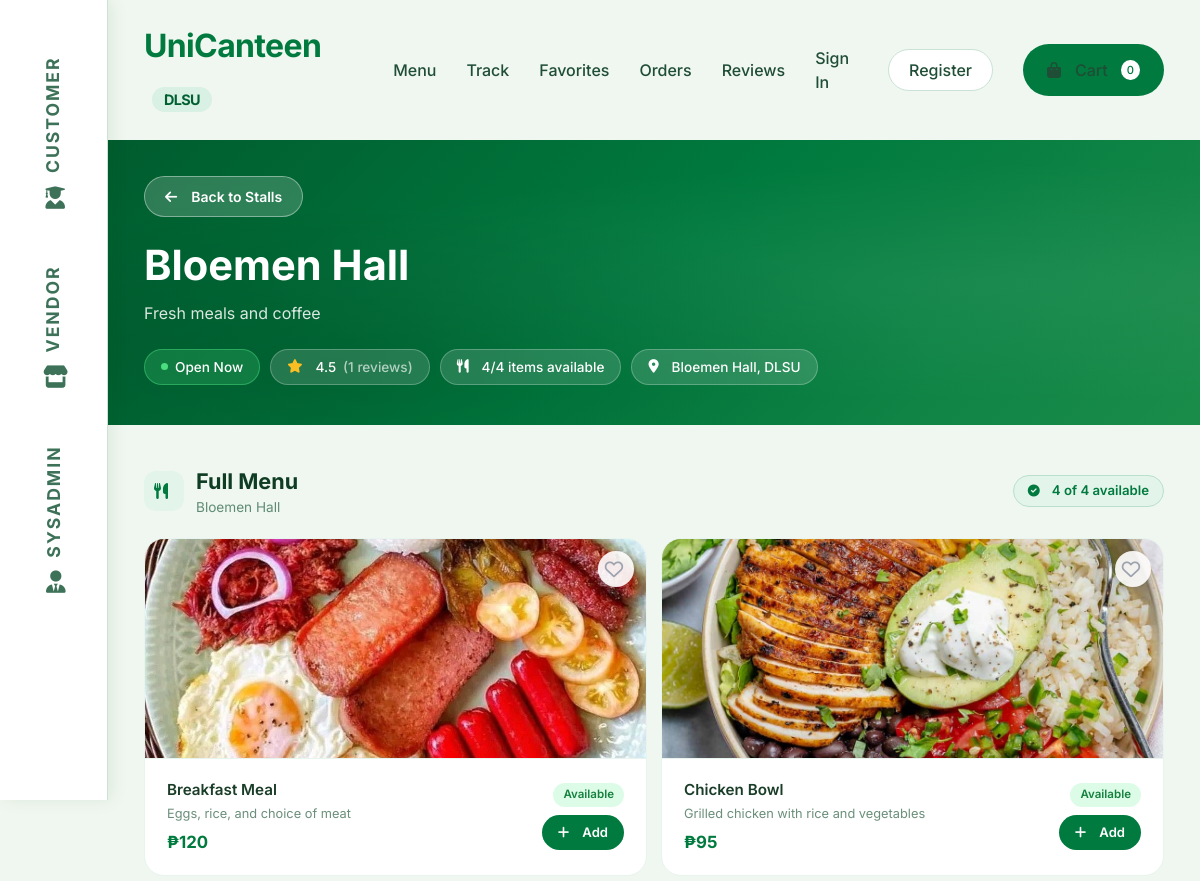
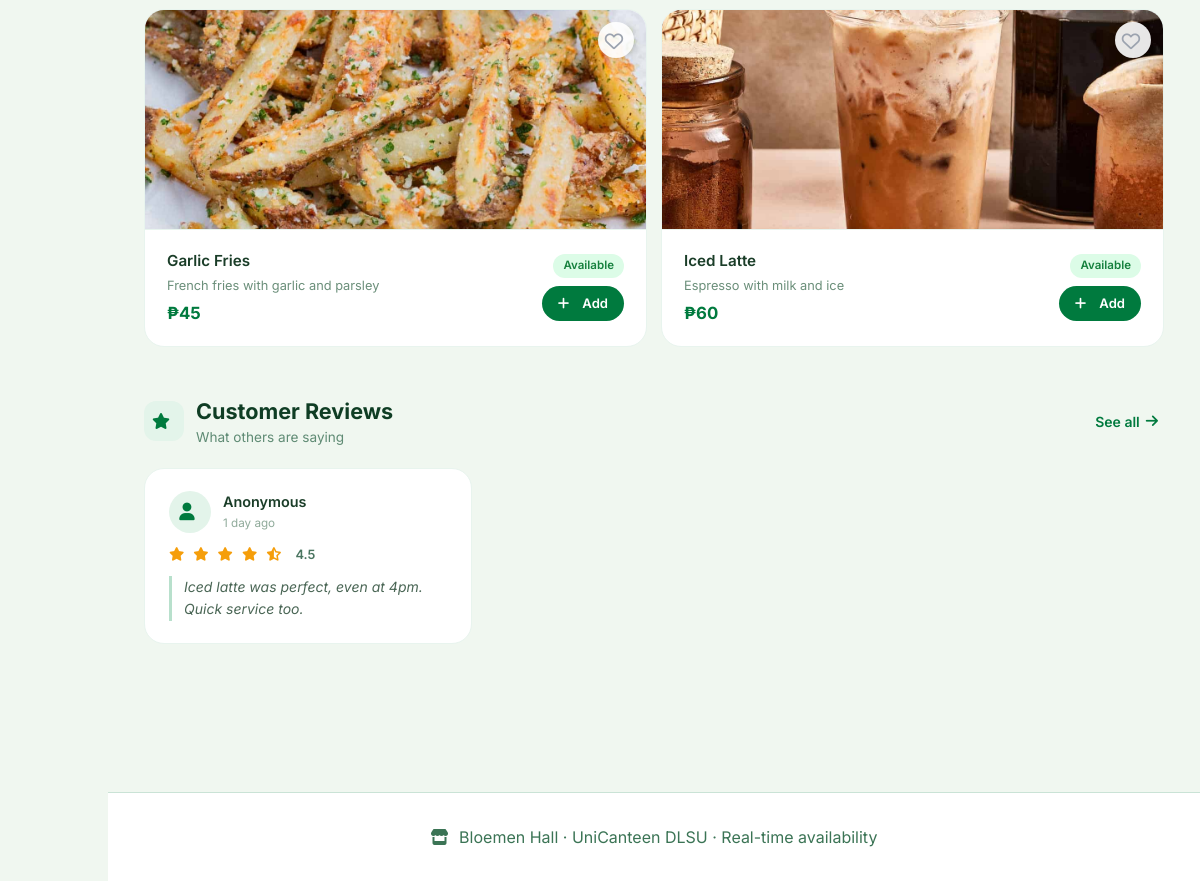
The page /index.php?page=restaurant&id=1 on the database as committed earlier (2 pictures, top to bottom).
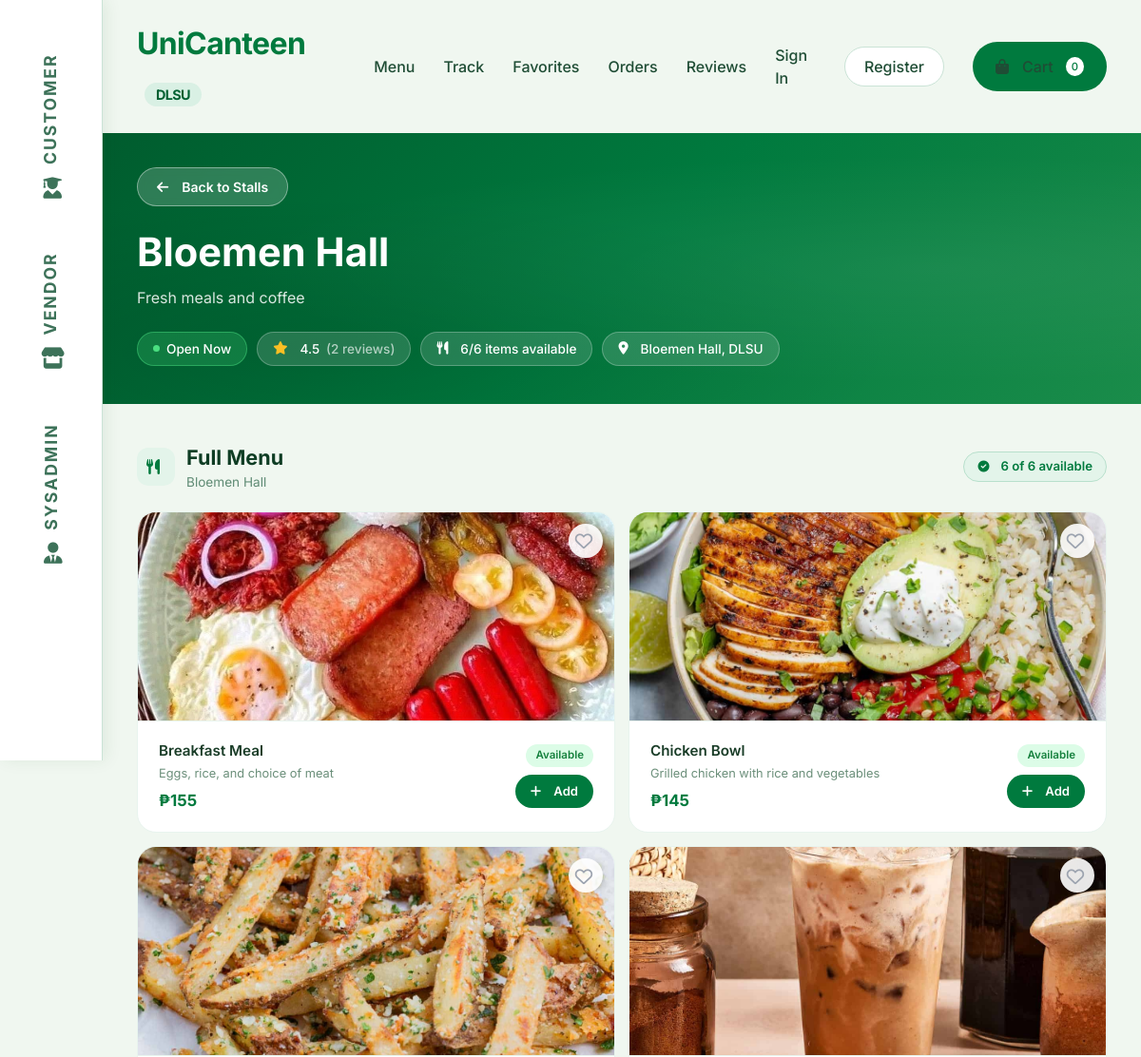
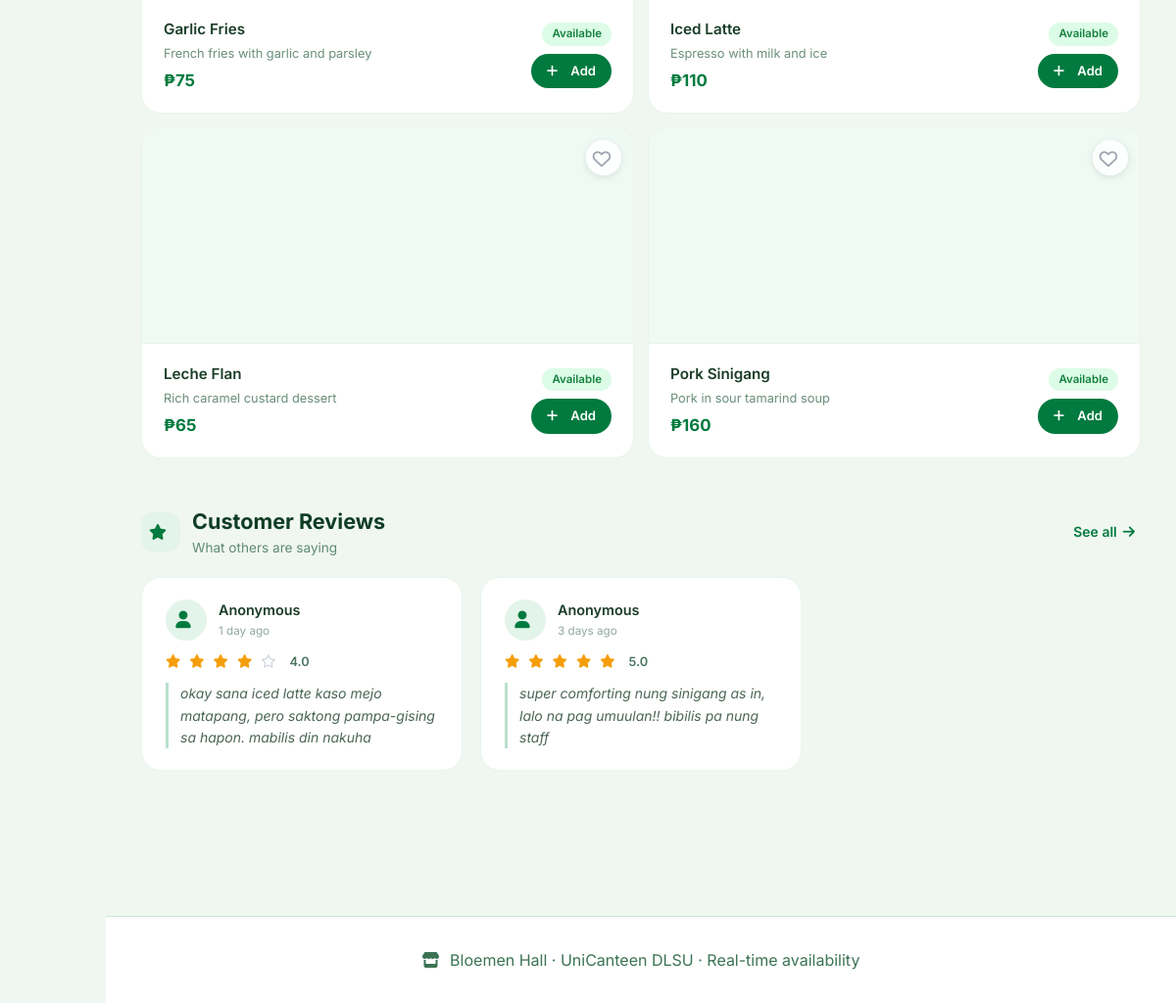
The same page on the database as committed later (2 pictures, top to bottom).
### tables this page shows
CREATE TABLE Restaurants (
    ID INT PRIMARY KEY AUTO_INCREMENT,
    name VARCHAR(60) NOT NULL,
    address VARCHAR(100),
    description TEXT,
    logo_url VARCHAR(255),
    owner_ID INT,
    is_open BOOLEAN DEFAULT TRUE,
    created_at TIMESTAMP DEFAULT CURRENT_TIMESTAMP,
    FOREIGN KEY (owner_ID) REFERENCES Users(ID)
);

CREATE TABLE Items (
    ID INT PRIMARY KEY AUTO_INCREMENT,
    name VARCHAR(60) NOT NULL,
    description TEXT,
    price DECIMAL(10, 2) NOT NULL,
    image_url VARCHAR(255),
    isAvailable BOOLEAN DEFAULT TRUE,
    restaurant_ID INT,
    created_at TIMESTAMP DEFAULT CURRENT_TIMESTAMP,
    FOREIGN KEY (restaurant_ID) REFERENCES Restaurants(ID) ON DELETE CASCADE
);

CREATE TABLE Ratings (
    ID INT PRIMARY KEY AUTO_INCREMENT,
    restaurant_ID INT,
    order_ID INT UNIQUE,
    rating DECIMAL(3, 2) CHECK (rating BETWEEN 1.0 AND 5.0),
    review TEXT,
    is_anonymous BOOLEAN DEFAULT FALSE,
    timestamp TIMESTAMP DEFAULT CURRENT_TIMESTAMP,
    FOREIGN KEY (restaurant_ID) REFERENCES Restaurants(ID) ON DELETE CASCADE,
    FOREIGN KEY (order_ID) REFERENCES Orders(ID) ON DELETE CASCADE
);

### frontend/restaurant.php (the view, shortened to what the rows shown need)
<?php
require_once __DIR__ . '/../config/config.php';
$restaurant_id = intval($_GET['id']);
$db = Database::getInstance()->getConnection();
$restaurantQuery = "SELECT
    r.*,
    COALESCE(AVG(rt.rating), 0) as avg_rating,
    COUNT(DISTINCT rt.ID) as rating_count,
    (SELECT COUNT(*) FROM Items WHERE restaurant_ID = r.ID AND isAvailable = TRUE) as available_items_count,
    (SELECT COUNT(*) FROM Items WHERE restaurant_ID = r.ID) as total_items_count
    FROM Restaurants r
    LEFT JOIN Ratings rt ON r.ID = rt.restaurant_ID
    WHERE r.ID = ?
    GROUP BY r.ID";
$stmt = $db->prepare($restaurantQuery);
$stmt->bind_param("i", $restaurant_id);
$stmt->execute();
$restaurantResult = $stmt->get_result();
$restaurant = $restaurantResult->fetch_assoc();
$itemsQuery = "SELECT * FROM Items WHERE restaurant_ID = ? ORDER BY isAvailable DESC, name";
$stmt = $db->prepare($itemsQuery);
$stmt->bind_param("i", $restaurant_id);
$stmt->execute();
$itemsResult = $stmt->get_result();
$reviewsQuery = "SELECT
    rt.*,
    u.full_name as reviewer_name
    FROM Ratings rt
    LEFT JOIN Orders o ON rt.order_ID = o.ID
    LEFT JOIN Users u ON o.customer_ID = u.ID
    WHERE rt.restaurant_ID = ?
    ORDER BY rt.timestamp DESC
    LIMIT 6";
$stmt = $db->prepare($reviewsQuery);
$stmt->bind_param("i", $restaurant_id);
$stmt->execute();
$reviewsResult = $stmt->get_result();
$cart_items_count = 0;
$userFavorites = [];
?>
<!DOCTYPE html>
<html lang="en">
<head>
    <link rel="stylesheet" href="https://cdnjs.cloudflare.com/ajax/libs/font-awesome/6.0.0-beta3/css/all.min.css">
    <link rel="stylesheet" href="<?php echo url('assets/styles.css'); ?>">
</head>
<body>
    <div class="main-content">
        <section class="page-section">
            <div class="wrapper">
                <nav class="customer-nav">
                    <a href="<?php echo url('index.php?page=customer'); ?>" class="logo">UniCanteen <span>DLSU</span></a>
                    <div class="customer-nav-links">
                        <a href="<?php echo url('index.php?page=customer'); ?>#menu">Menu</a>
                        <a href="<?php echo url('index.php?page=customer'); ?>#track">Track</a>
                        <a href="<?php echo url('index.php?page=favorites'); ?>">Favorites</a>
                        <a href="<?php echo url('index.php?page=orders'); ?>">Orders</a>
                        <a href="<?php echo url('index.php?page=reviews'); ?>">Reviews</a>
                        <?php if (isset($_SESSION['user_id'])): ?>
                            <a
                                href="<?php echo url('index.php?page=profile'); ?>"><?php echo htmlspecialchars(explode(' ', $_SESSION['user_name'] ?? 'Profile')[0]); ?></a>
                            <a href="<?php echo url('index.php?page=logout'); ?>" class="btn-outline">Logout</a>
                        <?php else: ?>
                            <a href="<?php echo url('index.php?page=login'); ?>">Sign In</a>
                            <a href="<?php echo url('index.php?page=register'); ?>" class="btn-outline">Register</a>
                        <?php endif; ?>
                        <a href="<?php echo url('index.php?page=cart'); ?>" class="btn-primary">
                            <i class="fas fa-bag-shopping"></i> Cart
                            <span class="cart-count"><?php echo $cart_items_count; ?></span>
                        </a>
                    </div>
                </nav>
            </div>
            <div class="r-hero">
                <div class="r-hero-inner">
                    <div class="wrapper">
                        <div>
                            <a href="<?php echo url('index.php?page=customer'); ?>#menu" class="btn-back">
                                <i class="fas fa-arrow-left"></i> Back to Stalls
                            </a>
                        </div>
                        <div class="r-hero-row">
                            <div>
                                <h1><?php echo htmlspecialchars($restaurant['name']); ?></h1>
                                <?php if ($restaurant['description']): ?>
                                    <p class="r-hero-desc"><?php echo htmlspecialchars($restaurant['description']); ?></p>
                                <?php endif; ?>
                                <div class="hero-pills">
                                    <span
                                        class="h-pill <?php echo $restaurant['is_open'] ? 'pill-open' : 'pill-closed'; ?>">
                                        <span class="dot"></span>
                                        <?php echo $restaurant['is_open'] ? 'Open Now' : 'Closed'; ?>
                                    </span>
                                    <span class="h-pill">
                                        <i class="fas fa-star" style="color:#fbbf24;"></i>
                                        <?php echo number_format($restaurant['avg_rating'], 1); ?>
                                        <span style="opacity:0.65;">(<?php echo $restaurant['rating_count']; ?>
                                            reviews)</span>
                                    </span>
                                    <span class="h-pill">
                                        <i class="fas fa-utensils"></i>
                                        <?php echo $restaurant['available_items_count']; ?>/<?php echo $restaurant['total_items_count']; ?>
                                        items available
                                    </span>
                                    <?php if ($restaurant['address']): ?>
                                        <span class="h-pill">
                                            <i class="fas fa-map-marker-alt"></i>
                                            <?php echo htmlspecialchars($restaurant['address']); ?>
                                        </span>
                                    <?php endif; ?>
                                </div>
                            </div>
                        </div>
                    </div>
                </div>
            </div>
            <div class="r-body">
                <div class="wrapper">
                    <div class="sec-header">
                        <div class="sec-header-icon"><i class="fas fa-utensils"></i></div>
                        <div>
                            <h2>Full Menu</h2>
                            <p class="sec-subtitle"><?php echo $restaurant['name']; ?></p>
                        </div>
                        <div class="sec-header-end">
                            <span class="availability-pill">
                                <i class="fas fa-circle-check" style="font-size:0.75rem;"></i>
                                <?php echo $restaurant['available_items_count']; ?> of
                                <?php echo $restaurant['total_items_count']; ?> available
                            </span>
                        </div>
                    </div>
                    <div class="menu-grid-2col">
                        <?php
                        $itemsResult->data_seek(0);
                        while ($item = $itemsResult->fetch_assoc()):
                            $isAvailable = ($item['isAvailable'] == 1 || $item['isAvailable'] === '1' || $item['isAvailable'] === true);
                            $isFav = in_array($item['ID'], $userFavorites);
                            ?>
                            <div class="menu-card <?php echo !$isAvailable ? 'sold-out-card' : ''; ?>" style="position:relative;">
                                <button class="fav-btn" data-item-id="<?php echo $item['ID']; ?>"
                                        style="position:absolute; top:12px; right:12px; z-index:10; background:rgba(255,255,255,0.9); border:none; border-radius:50%; width:36px; height:36px; display:flex; align-items:center; justify-content:center; cursor:pointer; box-shadow:0 2px 8px rgba(0,0,0,0.1); color: <?php echo $isFav ? '#dc2626' : '#9ca3af'; ?>; transition: transform 0.2s, color 0.2s; font-size:1.15rem;">
                                    <i class="<?php echo $isFav ? 'fas' : 'far'; ?> fa-heart" style="transform: translate(1px, 1px);"></i>
                                </button>
                                <?php if (!empty($item['image_url'])): ?>
                                    <img src="<?php echo htmlspecialchars(url($item['image_url'])); ?>"
                                        alt="<?php echo htmlspecialchars($item['name']); ?>" class="menu-card-img">
                                <?php else: ?>
                                    <div class="menu-card-icon">
                                    </div>
                                <?php endif; ?>
                                <div class="menu-card-info-row">
                                    <div class="menu-card-body">
                                        <div class="menu-card-name"><?php echo htmlspecialchars($item['name']); ?></div>
                                        <?php if ($item['description']): ?>
                                            <div class="menu-card-desc"><?php echo htmlspecialchars($item['description']); ?>
                                            </div>
                                        <?php endif; ?>
                                        <div class="menu-card-price" style="margin-top:6px;">
                                            ₱<?php echo number_format($item['price'], 0); ?></div>
                                    </div>
                                    <div class="menu-card-actions">
                                        <span class="avail-tag-small <?php echo $isAvailable ? 'yes' : 'no'; ?>">
                                            <?php echo $isAvailable ? 'Available' : 'Sold Out'; ?>
                                        </span>
                                        <?php if (!$restaurant['is_open']): ?>
                                            <span class="btn-store-closed">
                                                <i class="fas fa-lock"></i> Store Closed
                                            </span>
                                        <?php elseif ($isAvailable): ?>
                                            <a href="<?php echo url('index.php?page=restaurant&id=' . $restaurant_id . '&add_to_cart=' . $item['ID']); ?>"
                                                class="btn-add" id="cart-btn-<?php echo $item['ID']; ?>">
                                                <i class="fas fa-plus"></i> Add
                                            </a>
                                        <?php else: ?>
                                            <span class="btn-sold">
                                                <i class="fas fa-times"></i> Sold Out
                                            </span>
                                        <?php endif; ?>
                                    </div>
                                </div>
                            </div>
                        <?php endwhile; ?>
                    </div>
                    <div class="sec-header" id="reviews">
                        <div class="sec-header-icon"><i class="fas fa-star"></i></div>
                        <div>
                            <h2>Customer Reviews</h2>
                            <p class="sec-subtitle">What others are saying</p>
                        </div>
                        <div class="sec-header-end">
                            <a href="<?php echo url('index.php?page=reviews'); ?>"
                                style="color:#007a3e; font-weight:600; font-size:0.875rem; text-decoration:none; display:flex; align-items:center; gap:6px;">
                                See all <i class="fas fa-arrow-right"></i>
                            </a>
                        </div>
                    </div>
                    <div class="reviews-grid-local">
                        <?php
                        $reviewsResult->data_seek(0);
                        if ($reviewsResult->num_rows > 0):
                            while ($review = $reviewsResult->fetch_assoc()):
                                ?>
                                <div class="rev-card">
                                    <div class="rev-top">
                                        <div class="rev-avatar">
                                            <i class="fas fa-user"></i>
                                        </div>
                                        <div>
                                            <div class="rev-name">
                                                <?php echo htmlspecialchars($review['reviewer_name'] ?? 'Anonymous'); ?>
                                            </div>
                                            <div class="rev-time"><?php echo getTimeAgo($review['timestamp']); ?></div>
                                        </div>
                                    </div>
                                    <div class="rev-stars">
                                        <?php
                                        $rating = $review['rating'];
                                        for ($i = 1; $i <= 5; $i++):
                                            if ($i <= floor($rating)): ?>
                                                <i class="fas fa-star"></i>
                                            <?php elseif ($i - 0.5 <= $rating): ?>
                                                <i class="fas fa-star-half-alt"></i>
                                            <?php else: ?>
                                                <i class="far fa-star" style="color:#d1d5db;"></i>
                                            <?php endif;
                                        endfor; ?>
                                        <span><?php echo number_format($rating, 1); ?></span>
                                    </div>
                                    <?php if ($review['review']): ?>
                                        <div class="rev-text"><?php echo htmlspecialchars(html_entity_decode($review['review'], ENT_QUOTES, 'UTF-8')); ?></div>
                                    <?php endif; ?>
                                </div>
                                <?php
                            endwhile;
                        endif; ?>
                    </div>
                </div>
            </div>
            <footer class="footer-note">
                <i class="fas fa-store"></i>
                <?php echo htmlspecialchars($restaurant['name']); ?> · UniCanteen DLSU · Real-time availability
            </footer>
        </section>
    </div>
</body>
</html>

Rows that differ between the two databases and show on the page:
changed items "Breakfast Meal": price "120" → "155"
changed items "Chicken Bowl": price "95" → "145"
changed items "Garlic Fries": price "45" → "75"
changed items "Iced Latte": price "60" → "110"
now on this page (row edited): items: name "Leche Flan", description "Rich caramel custard dessert", price "65", isAvailable "Available"
now on this page (row edited): items: name "Pork Sinigang", description "Pork in sour tamarind soup", price "160", isAvailable "Available"
changed ratings: rating "4.5" → "4.0"; review "Iced latte was perfect, even at 4pm. Quick service too." → "okay sana iced latte kaso mejo matapang, pero saktong pampa-gising sa hapon. mabilis din nakuha"
added ratings: reviewer_name "Anonymous", timestamp "3 days ago", rating "5.0", review "super comforting nung sinigang as in, lalo na pag umuulan!! bibilis pa nung staff"
Other text that changed with them:
$restaurant['rating_count']: "1" → "2"
$restaurant['available_items_count']: "4" → "6"
$restaurant['total_items_count']: "4" → "6"
